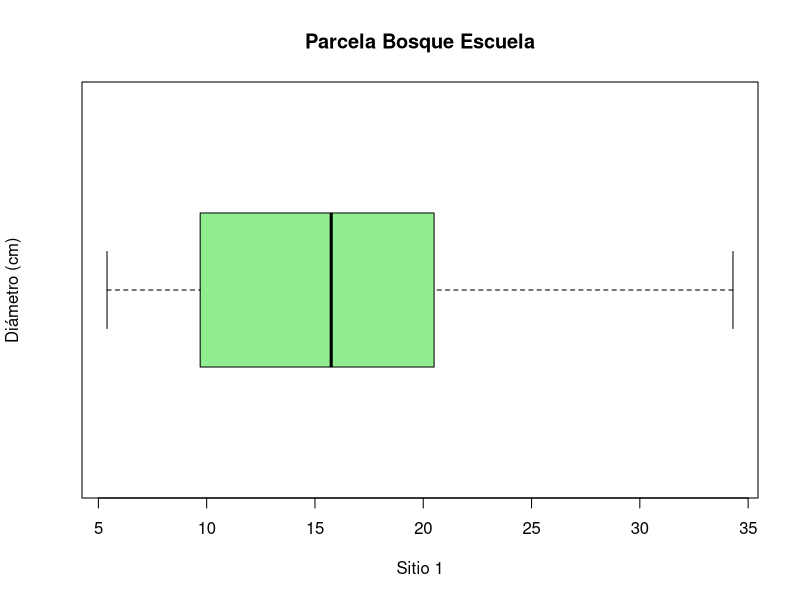
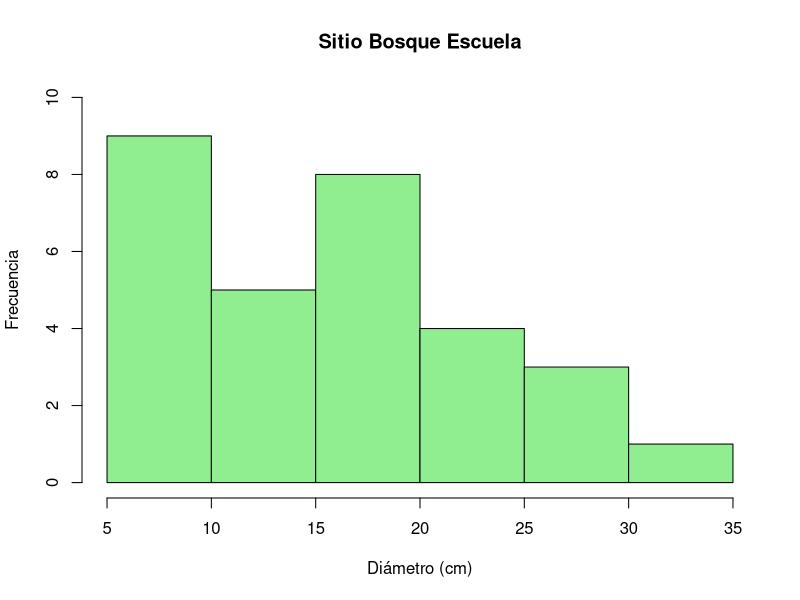
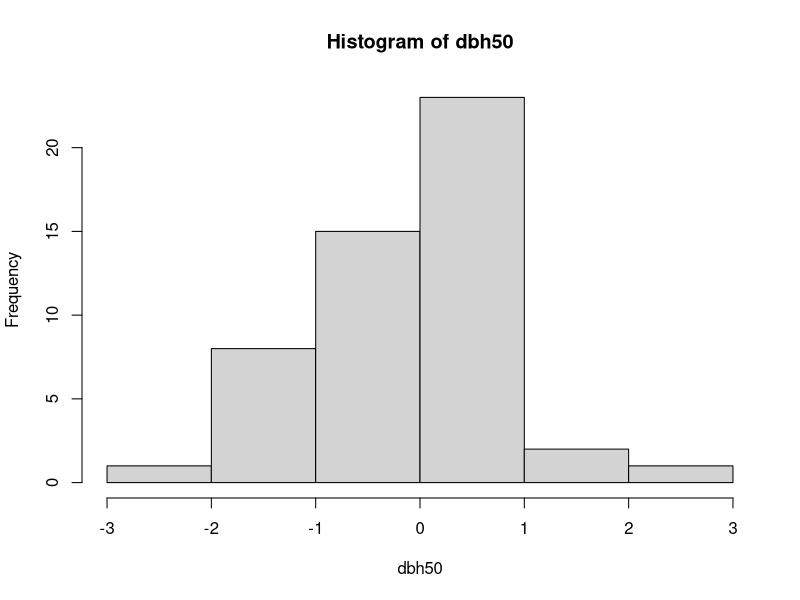
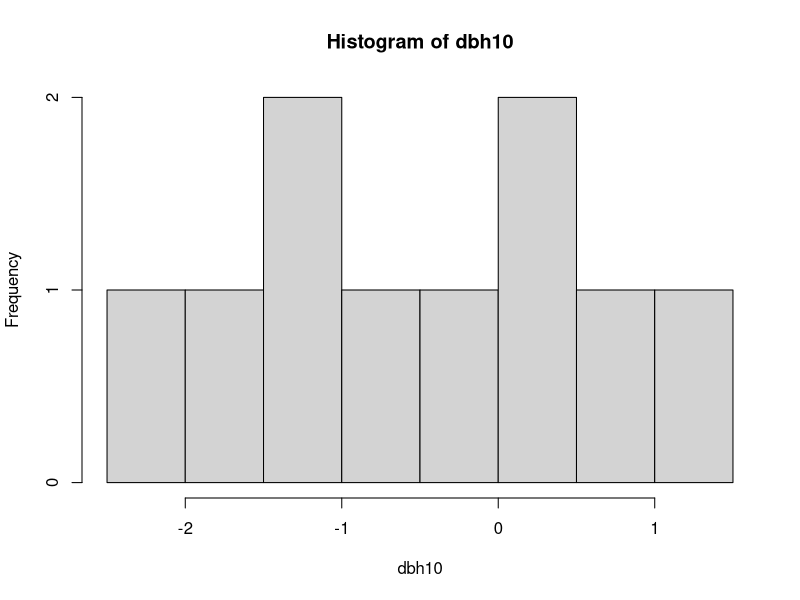
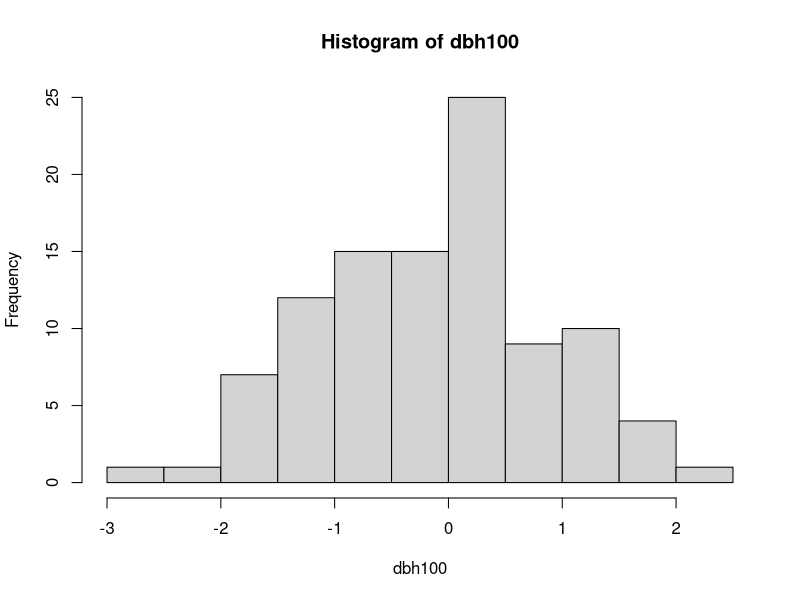
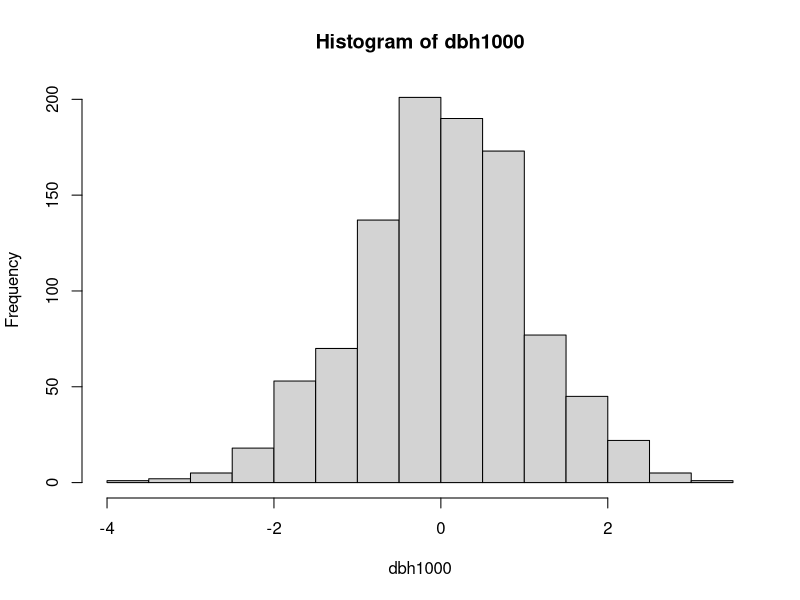

Source code (R) for these figures, in order:
# Jorge I. Garza Aldape
# 16/08/22
# Clase 2


# Ingresar Datos ----------------------------------------------------------

dbh <- c(16.5 ,25.3, 22.1, 17.2, 16.1, 8.1, 34.3, 5.4, 5.7, 11.2, 24.1, 14.5, 7.7, 15.6, 15.9, 10, 17.5, 20.5, 7.8,
         27.3, 9.7, 6.5, 23.4, 8.2, 28.5, 10.4, 11.5, 14.3, 17.2, 16.8)

length(dbh)

# Medidas de tendencia central

media <- sum(dbh)/length(dbh)
mean(dbh)
median(dbh)


# Media Geométrica

exp(mean(log(dbh)))

# Medidas de Dispersión

sd(dbh)
var(dbh)
coef.var <- sd(dbh)/mean(dbh) *100
coef.var

fivenum(dbh)

quantile(dbh, 0.15)
quantile(dbh, 0.30)
# Gráfica -----------------------------------------------------------------

boxplot(dbh, horizontal = T, col = "lightgreen", ylab = "Diámetro (cm)", xlab = "Sitio 1",
        main = "Parcela Bosque Escuela")

hist(dbh, col = "lightgreen", ylab = "Frecuencia", xlab = "Diámetro (cm)",
     main = "Sitio Bosque Escuela", ylim = c(0,10))

stem(dbh, scale = 2)

dbh50 <- sample(dbh, 10, replace = TRUE)

set.seed(50)
dbh50 <- rnorm(50)
hist(dbh50)
dbh10 <- rnorm(10)
hist(dbh10)
dbh100 <- rnorm(100)
hist(dbh100)
dbh1000 <- rnorm(1000)
hist(dbh1000)
